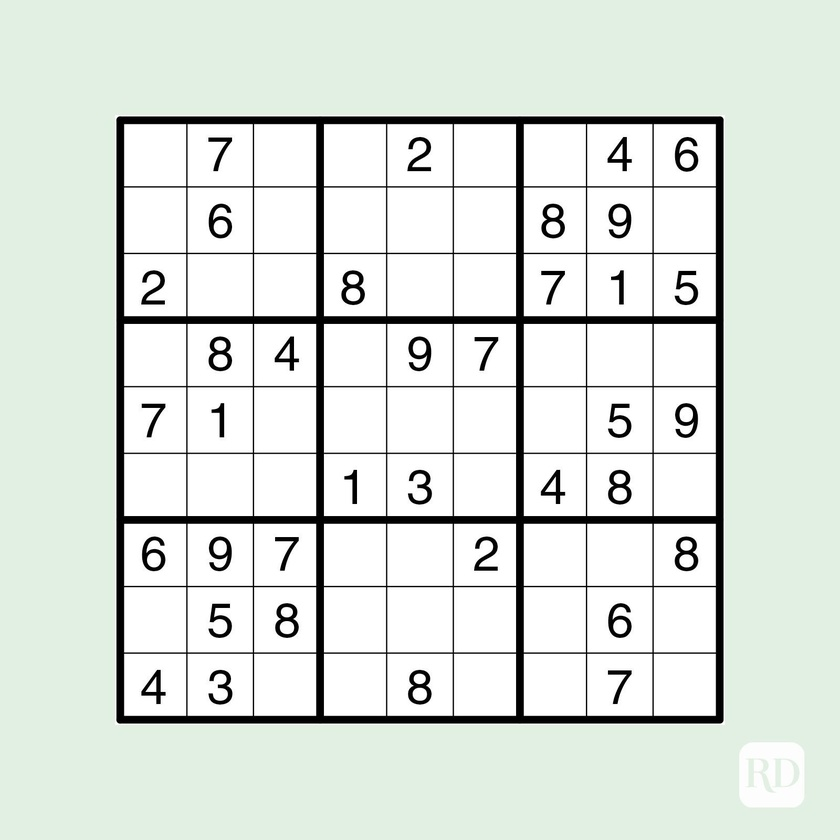
#> input picture images/sudoku_01.jpg, 840 x 840 px, shrunk from 1600 x 1600 before the run
$ python detect_from_img.py
#> lines starting #> are read from the running program, lines starting #| are printed output that depends on the picture; after the words box and inside, x2 and y2 are one past the last pixel; in counts of white or black regions, pixels touching at a corner belong together
import cv2
import numpy as np
import os
import imutils
import pytesseract

suduku_arr = [[0 for _ in range(9)] for _ in range(9)]


def detect_entire_block(filename):
#> called with filename = 'images/sudoku_01.jpg'
	img=cv2.imread(filename,0)
#> img: shape (840, 840); min 0, max 255, mean 224.6
	edges=cv2.Canny(img,100,200)
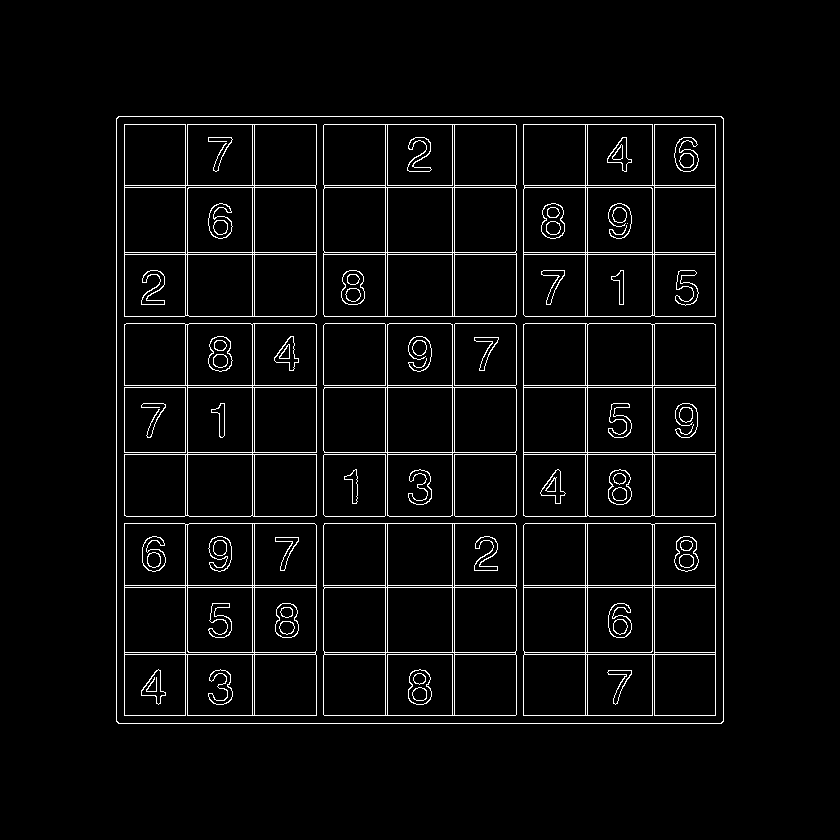
#> edges: shape (840, 840); 4.1% white in thin lines or dots, all inside (x1, y1, x2, y2) = (116, 116, 724, 724)
	cnts = cv2.findContours(edges, cv2.RETR_EXTERNAL, cv2.CHAIN_APPROX_NONE)
#> cnts = 1 contour; box (x1, y1, x2, y2) and area: (116, 116, 724, 724) 368441

	cnts = imutils.grab_contours(cnts)
	cnts = sorted(cnts, key = cv2.contourArea, reverse = True)[:10]

	screenCnt = None
	for c in cnts:
		peri = cv2.arcLength(c, True)
		approx = cv2.approxPolyDP(c, 0.015 * peri, True)
		if len(approx) == 4:
			screenCnt = approx
			break
#> this loop made 1 pass
#> (peri, screenCnt) on pass 1: (2423.3, [[118, 116], [116, 721], [721, 723], [723, 118]])
	x,y,w,h = cv2.boundingRect(screenCnt)
#> x = 116; y = 116; w = 608; h = 608
	crop_img = img[y:y+h,x:x+w]
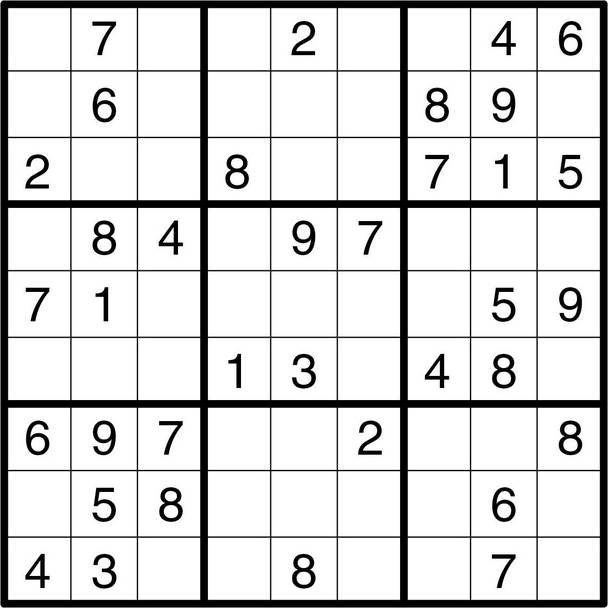
#> crop_img: shape (608, 608); min 0, max 255, mean 215.7

	get_sep_block(crop_img, True)


def get_sep_block(img, itter, prefix=None):
#> called with itter = True
	height, width = img.shape[:2]
#> height = 608; width = 608
	x = 0
	y = 0
	h = height // 3
#> h = 202
	w = width // 3
#> w = 202
	for i in range(3):
		for j in range(3):
			crop_img = img[y:y+h,x:x+w]
			offset = 8
			height, width = crop_img.shape[:2]
			crop_img = crop_img[offset:height-offset, offset:width-offset]
			if itter:
				new_file = "cv_"+str(prefix)+"_"+str(i)+str(j)+"_1.png"
			else:
				new_file = "cv_"+str(prefix)+"_"+str(i)+str(j)+"_0.png"

			if itter:
				get_sep_block(crop_img, False, prefix=str(i)+str(j))
			else:
				block_x = int(prefix)//10 * 3 + i
				block_y = int(prefix)%10 * 3 + j
				get_value_from_img(crop_img, block_x, block_y)

			x += w
		x = 0
		y += h

def get_value_from_img(img, x, y):
	text = pytesseract.image_to_string(img, lang='eng',
			config='--psm 6 -c tessedit_char_whitelist=0123456789').strip()
	if not text:
		text = "0"
	suduku_arr[x][y] = int(text)


if __name__ == "__main__":
	detect_entire_block('images/sudoku_01.jpg')
#> (the call stopped at in get_value_from_img, `text = pytesseract.image_to_string(img, lang='eng', config='--psm 6 -c..`: pytesseract is not available in this run)

	for i in suduku_arr:
		print(i)
